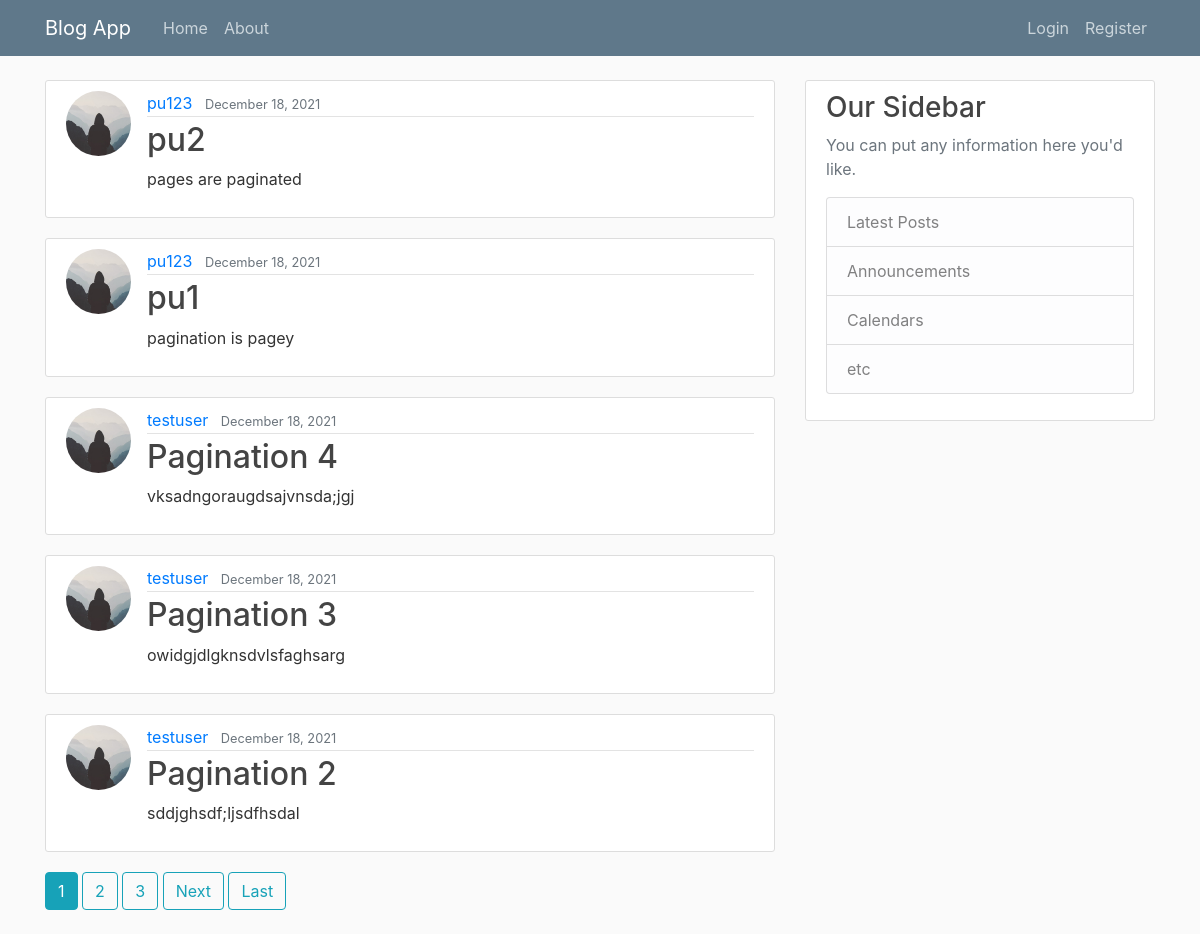
The page / on the database its author committed.
### blog/models.py (models this page shows, shortened)
class Post(models.Model):
    title = models.CharField(max_length=100)
    content = models.TextField()
    date_posted = models.DateTimeField(default=timezone.now)
    author = models.ForeignKey(User, on_delete=models.CASCADE)

### users/models.py (models this page shows, shortened)
class Profile(models.Model):
    user = models.OneToOneField(User, on_delete=models.CASCADE)
    image = models.ImageField(default='default.jpg', upload_to='profile_pics')

### blog/views.py (the view)
# urls.py: path('', PostListView.as_view(), name='blog-home'),
class PostListView(ListView):
    model = Post
    template_name = 'blog/home.html'
    context_object_name = 'posts'
    ordering = ['-date_posted']
    paginate_by = 5

### blog/templates/blog/home.html (shortened to what this page needs)
{% extends "blog/base.html" %}
{% block content %}
    {% for post in posts %}
    <article class="media content-section">
        <img class="rounded-circle article-img" src="{{ post.author.profile.image.url }}">
        <div class="media-body">
            <div class="article-metadata">
            <a class="mr-2" href="{% url 'user-posts' post.author.username %}">{{ post.author }}</a>
            <small class="text-muted">{{ post.date_posted|date:"F d, Y" }}</small>
            </div>
            <h2><a class="article-title" href="{% url 'post-detail' post.id %}">{{ post.title }}</a></h2>
            <p class="article-content">{{ post.content }}</p>
        </div>
    </article>
    {% endfor %}
    {% if is_paginated %}
        {% for num in page_obj.paginator.page_range %}
        {% if page_obj.number == num %}
            <a class="btn btn-info mb-4" href="?page={{ num }}">{{ num }}</a>
            {% elif num > page_obj.number|add:'-3' and num < page_obj.number|add:'3' %}
            <a class="btn btn-outline-info mb-4" href="?page={{ num }}">{{ num }}</a>
        {% endif %}
        {% endfor %}
        {% if page_obj.has_next %}
            <a class="btn btn-outline-info mb-4" href="?page={{ page_obj.next_page_number }}">Next</a>
            <a class="btn btn-outline-info mb-4" href="?page={{ page_obj.paginator.num_pages }}">Last</a>
        {% endif %}
    {% endif %}
{% endblock content %}

### blog/static/blog/main.css (style rules this page uses)
body { background: #fafafa; color: #333333; margin-top: 5rem; }
h1, h2, h3, h4, h5, h6 { color: #444444; }
.content-section { background: #ffffff; padding: 10px 20px; border: 1px solid #dddddd; border-radius: 3px; margin-bottom: 20px; }
.article-title { color: #444444; }
.article-content { white-space: pre-line; }
.article-img { height: 65px; width: 65px; margin-right: 16px; }
.article-metadata { padding-bottom: 1px; margin-bottom: 4px; border-bottom: 1px solid #e3e3e3 }

### rows shown on the page
Post: author.profile.image (placeholder picture), author "pu123", date_posted "December 18, 2021", title "pu2", content "pages are paginated"
Post: author.profile.image (placeholder picture), author "pu123", date_posted "December 18, 2021", title "pu1", content "pagination is pagey"
Post: author.profile.image (placeholder picture), author "testuser", date_posted "December 18, 2021", title "Pagination 4", content "vksadngoraugdsajvnsda;jgj"
Post: author.profile.image (placeholder picture), author "testuser", date_posted "December 18, 2021", title "Pagination 3", content "owidgjdlgknsdvlsfaghsarg"
Post: author.profile.image (placeholder picture), author "testuser", date_posted "December 18, 2021", title "Pagination 2", content "sddjghsdf;ljsdfhsdal"

### other values the page prints
{{ num }} "1"
{{ num }} "2" "3"
